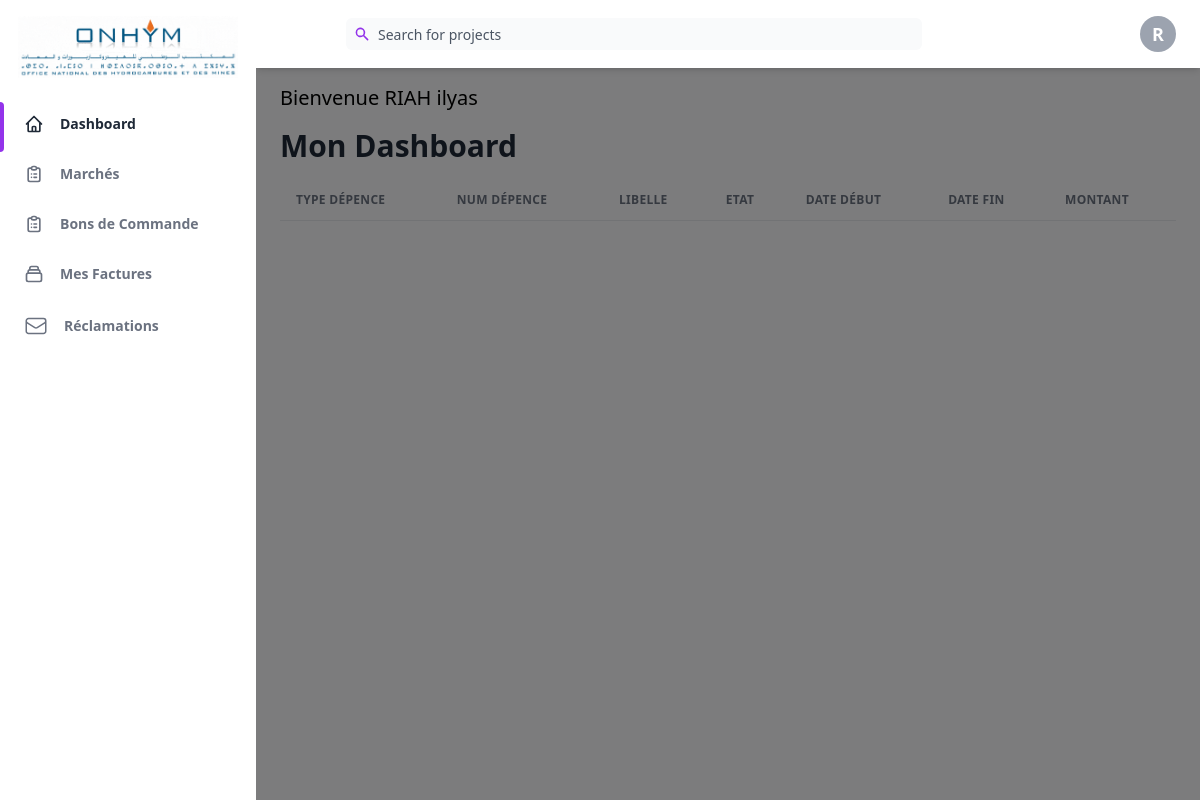
/src/app/Views/EspaceFournisseur/Accueil.php (signed in), run on the app's committed database.
### tables this page shows
CREATE TABLE `fournisseur` (
  `IDFOURNISSEUR` int(11) NOT NULL,
  `CIN` varchar(10) NOT NULL,
  `NOM` varchar(50) NOT NULL,
  `PRENOM` varchar(50) NOT NULL,
  `EMAIL` varchar(50) NOT NULL,
  `PHONE` varchar(10) NOT NULL,
  `PASSWD` varchar(1500) NOT NULL,
  `FAX` varchar(10) NOT NULL,
  `TYPEPERSONNE` varchar(20) NOT NULL,
  `TYPEFOURNISSEUR` tinyint(1) NOT NULL,
  `VALIDÉ` tinyint(1) NOT NULL
);

### src/app/Views/EspaceFournisseur/Accueil.php (the view, shortened to what this page needs)
<?php
include_once '../../Config/Database.php';
?>
<!DOCTYPE html>
<html :class="{ 'theme-dark': dark }" x-data="data()" lang="en">
<head>
  <link rel="stylesheet" href="https://cdnjs.cloudflare.com/ajax/libs/Chart.js/2.9.3/Chart.min.css" />
  <script src="https://cdn.tailwindcss.com"></script>
</head>
<body>
  <?php
  $IDFOURNISSEUR = $_SESSION['IDFOURNISSEUR'];
  $resultat = mysqli_fetch_row(mysqli_query($conn, "SELECT * FROM fournisseur WHERE IDFOURNISSEUR='$IDFOURNISSEUR'"));
  ?>
  <div class="flex h-screen bg-gray-50" :class="{ 'overflow-hidden': isSideMenuOpen }">
    <aside class="z-20 hidden w-64 overflow-y-auto bg-white md:block flex-shrink-0">
      <div class="py-4 text-gray-500">
        <a class="flex justify-center" href="../Home.php">
          <img src="../../assets/images/logo-ONHYM.png" width="220" alt="Logo ONHYM">
        </a>
        <ul class="mt-6">
          <li class="relative px-6 py-3">
            <span class="absolute inset-y-0 left-0 w-1 bg-purple-600 rounded-tr-lg rounded-br-lg" aria-hidden="true"></span>
            <a class="inline-flex items-center w-full text-sm font-semibold text-gray-800 transition-colors duration-150 hover:text-gray-800 dark:hover:text-gray-200 dark:text-gray-100" href="#">
              <span class="ml-4">Dashboard</span>
            </a>
          </li>
          <li class="relative px-6 py-3">
            <a class="inline-flex items-center w-full text-sm font-semibold transition-colors duration-150 hover:text-gray-800" href="Marche.php">
              <span class="ml-4">Marchés</span>
            </a>
          </li>
          <li class="relative px-6 py-3">
            <a class="inline-flex items-center w-full text-sm font-semibold transition-colors duration-150 hover:text-gray-800" href="BonDeCommande.php">
              <span class="ml-4">Bons de Commande</span>
            </a>
          </li>
          <li class="relative px-6 py-3">
            <a class="inline-flex items-center w-full text-sm font-semibold transition-colors duration-150 hover:text-gray-800" href="Facture.php">
              <span class="ml-4">Mes Factures</span>
            </a>
          </li>
          <li class="relative px-6 py-3">
            <a class="inline-flex items-center w-full text-sm font-semibold transition-colors duration-150 hover:text-gray-800" href="Réclamations.php">
              <span class="ml-4">Réclamations</span>
            </a>
          </li>
      </div>
    </aside>
    <div x-show="isSideMenuOpen" x-transition:enter="transition ease-in-out duration-150" x-transition:enter-start="opacity-0" x-transition:enter-end="opacity-100" x-transition:leave="transition ease-in-out duration-150" x-transition:leave-start="opacity-100" x-transition:leave-end="opacity-0" class="fixed inset-0 z-10 flex items-end bg-black bg-opacity-50 sm:items-center sm:justify-center"></div>
    <div class="flex flex-col flex-1 w-full">
      <header class="z-10 py-4 bg-white shadow-md">
        <div class="container flex items-center justify-between h-full px-6 mx-auto text-purple-600">
          <div class="flex justify-center flex-1 lg:mr-32">
            <form class="relative w-full max-w-xl mr-6 focus-within:text-purple-500" id="search" action="SearchDepense.php" method="post">
              <div class="absolute inset-y-0 flex items-center pl-2">
                <svg class="w-4 h-4" aria-hidden="true" fill="currentColor" viewBox="0 0 20 20">
                  <path fill-rule="evenodd" d="M8 4a4 4 0 100 8 4 4 0 000-8zM2 8a6 6 0 1110.89 3.476l4.817 4.817a1 1 0 01-1.414 1.414l-4.816-4.816A6 6 0 012 8z" clip-rule="evenodd"></path>
                </svg>
              </div>
              <input class="w-full h-8 pl-8 pr-2 text-sm text-gray-700 placeholder-gray-600 bg-gray-50 border-0 rounded-md focus:placeholder-gray-700 focus:bg-gray-200 focus:border-purple-900 form-input" type="text" name="searchField" placeholder="Search for projects" aria-label="Search" />
            </form>
          </div>
          <ul class="flex items-center flex-shrink-0 space-x-6">
            <li class="relative">
              <button class="align-middle w-9 h-9 rounded-full bg-gray-400 text-lg text-white font-semibold focus:shadow-outline-purple focus:outline-none" @click="toggleProfileMenu" @keydown.escape="closeProfileMenu" aria-label="Account" aria-haspopup="true">
                <?php echo substr($resultat[2], 0, 1); ?>
              </button>
            </li>
          </ul>
        </div>
      </header>
      <main class="h-full">
        <div class="container px-6 mx-auto">
          <h3 class="text-xl mt-4">
            Bienvenue <?php echo $resultat[2] . " " . $resultat[3]; ?>
          </h3>
          <h2 class="my-4 text-3xl font-semibold text-gray-800">
            Mon Dashboard
          </h2>
          <div class="w-full rounded-lg shadow-xs pb-8">
            <div class="w-full overflow-x-auto">
              <table class="w-full whitespace-no-wrap">
                <thead>
                  <tr class="text-xs font-semibold tracking-wide text-left text-gray-500 uppercase border-b">
                    <th class="px-4 py-3">Type Dépence</th>
                    <th class="px-4 py-3">Num Dépence</th>
                    <th class="px-4 py-3">Libelle</th>
                    <th class="px-4 py-3">Etat</th>
                    <th class="px-4 py-3">Date Début</th>
                    <th class="px-4 py-3">Date Fin</th>
                    <th class="px-4 py-3">Montant</th>
                  </tr>
                </thead>
              </table>
            </div>
          </div>
        </div>
      </main>
    </div>
  </div>
</body>
</html>

### data on the page
fournisseur: NOM "R", NOM "RIAH", PRENOM "ilyas"
